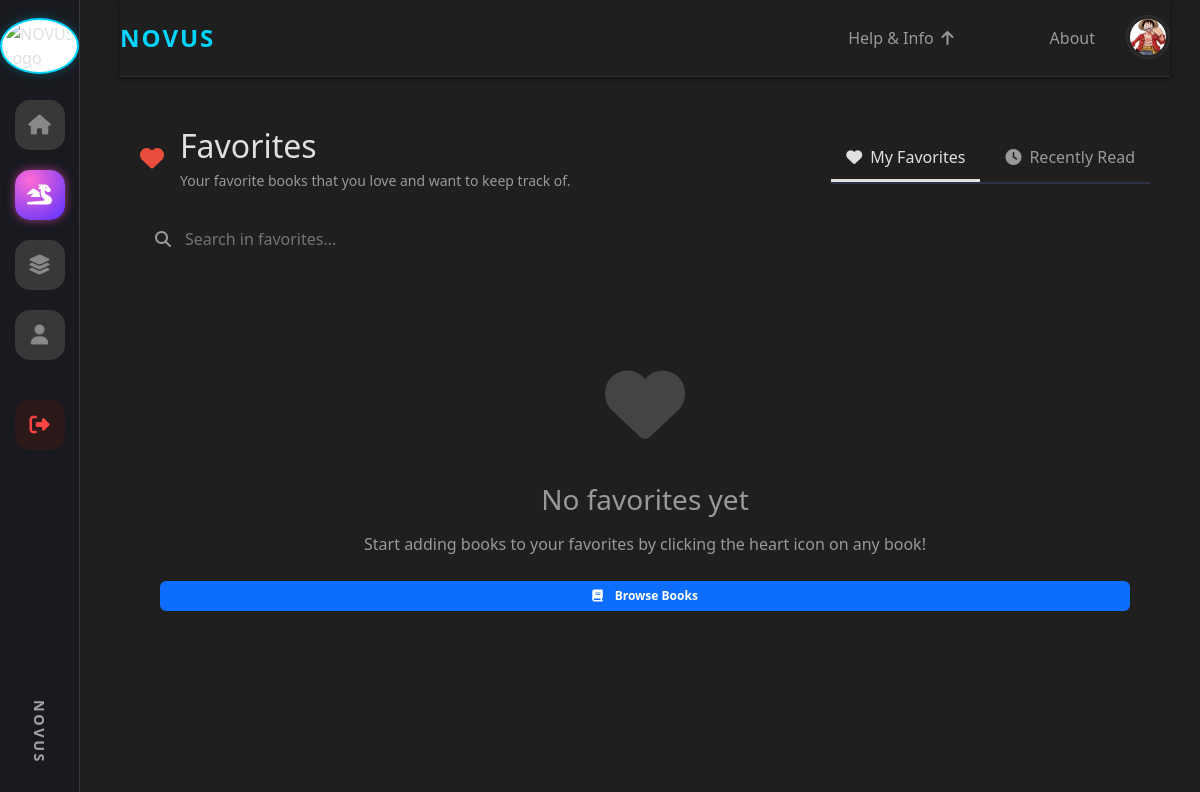
The page /favorites (signed in) on the database as committed earlier.
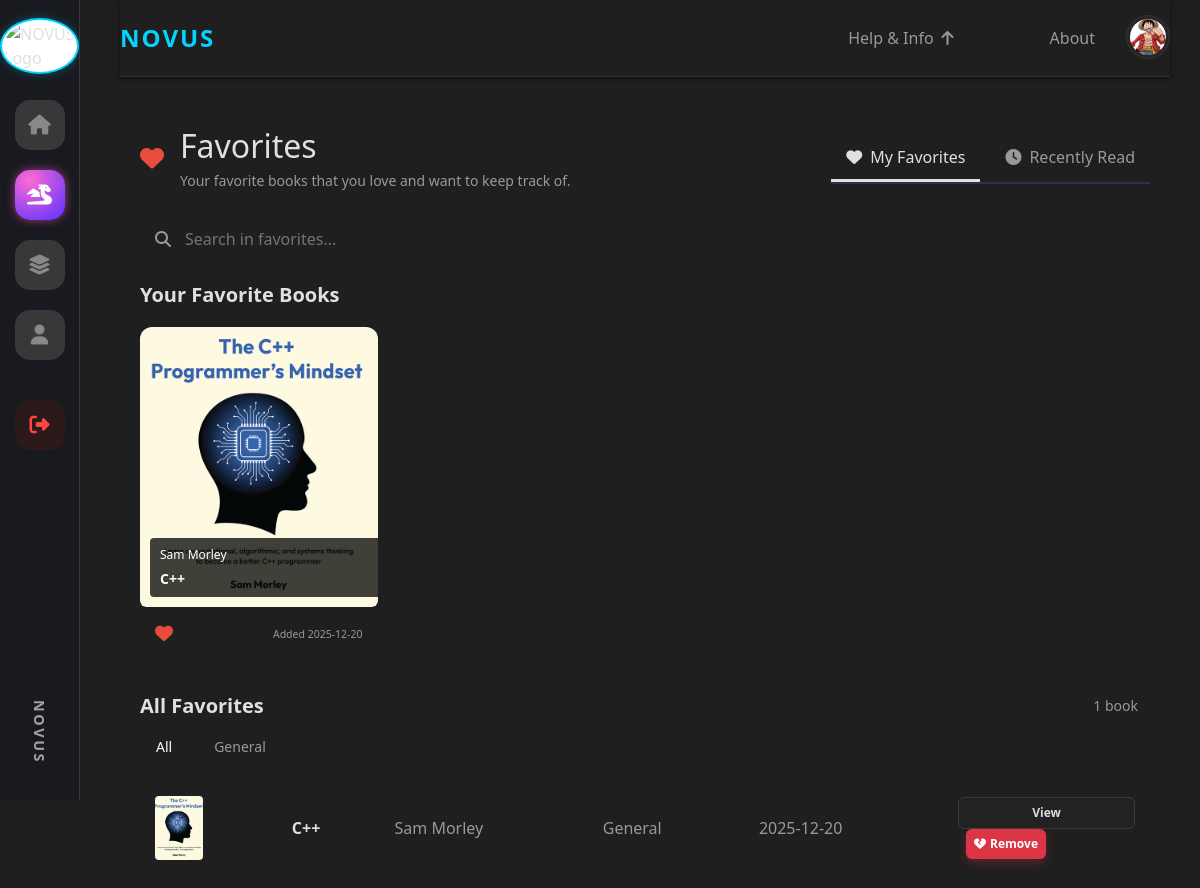
The same page on the database as committed later.
### tables this page shows
CREATE TABLE favorites (
            id         INTEGER PRIMARY KEY,
            user_id    INTEGER NOT NULL,
            book_id    INTEGER NOT NULL,
            created_at TEXT DEFAULT (DATETIME('now')),
            UNIQUE(user_id, book_id)
        );

CREATE TABLE books (
                    id INTEGER PRIMARY KEY,
                    title TEXT,
                    author TEXT,
                    category TEXT,
                    pdf_filename TEXT,
                    audio_filename TEXT
                , created_at TEXT, cover_path TEXT, uploader_id INTEGER, book_type TEXT DEFAULT 'book', description TEXT);

### app.py (the view)
@app.route("/favorites")
def favorites():
    if "user_id" not in session:
        return redirect(url_for("login"))
    conn = get_conn()
    c = conn.cursor()
    favorite_books = c.execute("""
        SELECT b.id, b.title, b.author, COALESCE(b.category, 'General') AS category,
               b.pdf_filename, b.audio_filename, b.cover_path,
               f.created_at
        FROM favorites f
        JOIN books b ON b.id = f.book_id
        WHERE f.user_id = ?
        ORDER BY datetime(f.created_at) DESC
    """, (session["user_id"],)).fetchall()
    categories = sorted(set([row[3] for row in favorite_books]))
    recently_read = c.execute("""
        SELECT b.id, b.title, b.author, COALESCE(b.category, 'General'),
               b.pdf_filename, b.audio_filename, b.cover_path,
               h.date_read
        FROM history h
        JOIN books b ON b.id = h.book_id
        WHERE h.user_id = ?
        ORDER BY h.date_read DESC
        LIMIT 20
    """, (session["user_id"],)).fetchall()
    conn.close()
    favorite_books_formatted = [
        {
            "id": r[0],
            "title": r[1],
            "author": r[2],
            "category": r[3],
            "cover": r[6],
            "date_added": r[7]
        }
        for r in favorite_books
    ]
    recently_read_books = [
        {"id": r[0], "title": r[1], "author": r[2], "category": r[3], "cover": r[6], "date_read": r[7]}
        for r in recently_read
    ]
    return render_template("favorites.html",
                         favorite_books=favorite_books_formatted,
                         categories=categories,
                         recently_read_books=recently_read_books)

### app.py (called while the page is built)
def get_conn():
    return sqlite3.connect(DB_PATH)

@app.before_request
def check_banned():
    uid = session.get("user_id")
    if not uid:
        return
    conn = get_conn()
    c = conn.cursor()
    c.execute("SELECT COALESCE(is_banned,0), COALESCE(status,'active') FROM users WHERE id=?", (uid,))
    row = c.fetchone()
    conn.close()
    if row:
        is_banned, status = row
        if int(is_banned) == 1 or status == "banned":
            session.clear()
            flash("Your account has been banned.", "danger")
            return redirect(url_for("login"))

@app.context_processor
def inject_user_avatar():
    return {
        'user_avatar': session.get('avatar_url'),
        'user_id': session.get('user_id')
    }

@app.before_request
def _ensure_db_initialized():
    global _db_init_done
    if not _db_init_done:
        try:
            init_db()
        except Exception:
            pass
        _db_init_done = True

### templates/favorites.html (shortened to what the changed rows need)
{% extends "base.html" %}
{% block content %}
<div class="favorites-page">
  <div class="d-flex justify-content-between align-items-center mb-4" style="flex-wrap: wrap; gap: 15px;">
    <div class="d-flex align-items-center gap-3">
      <div>
        <h2 class="favorites-title">Favorites</h2>
      </div>
    </div>
  </div>
  <div id="favorites-tab" class="favorites-content-tab">
    {% if favorite_books %}
    <div class="favorites-section mb-4">
      <h5 class="favorites-section-title">Your Favorite Books</h5>
      <div class="favorites-cards-row">
        {% for book in favorite_books %}
        <div class="favorites-card" data-title="{{ book.title.lower() }}" data-author="{{ book.author.lower() }}" data-category="{{ book.category }}">
          <div class="favorites-card-cover" style="position: relative; overflow: hidden; display: flex; flex-direction: column; justify-content: flex-end;">
            {% if book.cover %}
              <img src="{{ url_for('static', filename=book.cover) }}" alt="{{ book.title }} cover" style="width:100%; height:100%; object-fit:cover; border-radius:6px; position: absolute; top: 0; left: 0;">
              <div class="favorites-card-cover-text" style="position:relative; left:10px; bottom:10px; z-index:2; background:rgba(0,0,0,0.75); padding:8px 10px; border-radius:4px; color: white;">
                <span class="favorites-card-author" style="display:block; font-size:12px; margin-bottom:4px;">{{ book.author }}</span>
                <span class="favorites-card-title" style="display:block; font-weight:bold; font-size:14px;">{{ book.title }}</span>
              </div>
            {% endif %}
          </div>
          <div class="favorites-card-footer">
            <div class="favorites-heart-icon">
              <i class="fas fa-heart"></i>
            </div>
            <div class="favorites-card-status text-muted">
              <small>Added {{ book.date_added[:10] if book.date_added else 'recently' }}</small>
            </div>
          </div>
        </div>
        {% endfor %}
      </div>
    </div>
    <div class="favorites-section">
      <div class="d-flex justify-content-between align-items-center mb-2">
        <h5 class="favorites-section-title mb-0">All Favorites</h5>
        <span class="favorites-section-tag text-muted">{{ favorite_books|length }} book{{ '' if favorite_books|length == 1 else 's' }}</span>
      </div>
      <div class="favorites-tags-row mb-3">
        <span class="favorites-tag active" onclick="filterByCategory('all')">All</span>
        {% for cat in categories %}
        <span class="favorites-tag" onclick="filterByCategory('{{ cat }}')">{{ cat }}</span>
        {% endfor %}
      </div>
      <div class="favorites-table-wrapper">
        <table class="favorites-table">
          <tbody>
            {% for book in favorite_books %}
            <tr class="favorites-row" data-title="{{ book.title.lower() }}" data-author="{{ book.author.lower() }}" data-category="{{ book.category }}">
              <td class="favorites-table-cover">
                <div class="favorites-table-cover-thumb">
                  {% if book.cover %}
                    <img src="{{ url_for('static', filename=book.cover) }}" alt="{{ book.title }}" style="width:48px; height:64px; object-fit:cover; border-radius:4px;">
                  {% else %}
                    <span>{{ book.title[0] }}</span>
                  {% endif %}
                </div>
              </td>
              <td class="favorites-table-title">
                {{ book.title }}
              </td>
              <td class="favorites-table-author text-muted">
                {{ book.author }}
              </td>
              <td class="favorites-table-category text-muted">
                {{ book.category }}
              </td>
              <td class="favorites-table-date text-muted">
                {{ book.date_added[:10] if book.date_added else 'N/A' }}
              </td>
              <td class="favorites-table-actions">
                <a href="{{ url_for('view_book', id=book.id) }}" class="btn btn-ghost btn-sm">View</a>
                <form method="post" action="{{ url_for('favorites_remove') }}" style="display:inline-block; margin-left:8px;" onsubmit="return confirm('Remove this from your favorites?');">
                  <button type="submit" class="btn btn-sm btn-danger">
                    <i class="fas fa-heart-broken"></i> Remove
                  </button>
                </form>
              </td>
            </tr>
            {% endfor %}
          </tbody>
        </table>
      </div>
    </div>
    {% else %}
    <div class="favorites-empty" style="text-align: center; padding: 60px 20px; color: var(--text-muted);">
      <div class="favorites-empty-icon" style="font-size: 80px; margin-bottom: 20px; opacity: 0.3;">
        <i class="fas fa-heart"></i>
      </div>
      <h3 style="margin-bottom: 15px; color: var(--text-color);">No favorites yet</h3>
      <p style="margin-bottom: 25px; font-size: 16px;">Start adding books to your favorites by clicking the heart icon on any book!</p>
      <a href="{{ url_for('home') }}" class="btn btn-primary">
        <i class="fas fa-book me-2"></i>Browse Books
      </a>
    </div>
    {% endif %}
  </div>
</div>
{% endblock %}

Rows that differ between the two databases and show on the page:
added favorites: cover_path (picture), author "Sam Morley", title "C++", created_at "2025-12-20", category "General"
now on this page (row unchanged): books: category "General"
Other text that changed with them:
{{ favorite_books|length }}: (not shown) → "1"
text no longer shown: "No favorites yet Start adding books to your favorites by clicking the heart icon on any book! Browse Books"
text now shown: "Your Favorite Books All Favorites book All"
